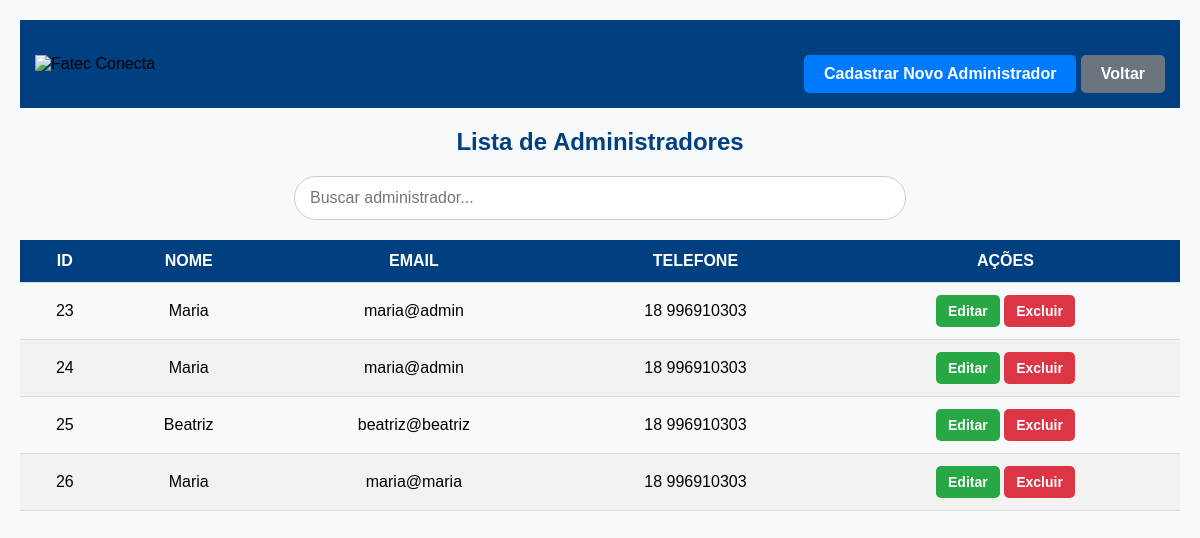
Screenshot of /menu_admin/admin_cadastrados.php with the database file from the repository.
### tables this page shows
CREATE TABLE `administradores` (
  `id_adm` int(11) NOT NULL,
  `nome_adm` varchar(100) NOT NULL,
  `email_adm` varchar(50) NOT NULL,
  `fone_adm` varchar(14) NOT NULL,
  `senha_adm` text NOT NULL,
  `senhaconf_adm` varchar(30) NOT NULL,
  `tipo_admin` varchar(30) NOT NULL
);

### menu_admin/admin_cadastrados.php (the view, shortened to what this page needs)
<?php
$servername = "localhost";
$username = "root";
$password = "";
$dbname = "fatecconecta";
$conn = new mysqli($servername, $username, $password, $dbname);
$sql = "SELECT id_adm, nome_adm, email_adm, fone_adm FROM administradores";
$result = $conn->query($sql);
?>
<!DOCTYPE html>
<html lang="pt-br">
<head>
    <link rel="stylesheet" href="../css/admincadastrados.css">
</head>
<body>
<header>
    <img src="./imagem/logo_branco.png" alt="Fatec Conecta">
<div class="actions">
    <a href="admin_cadastrar.php" class="btn btn-add">Cadastrar Novo Administrador</a>
    <a href="admin_itens.php" class="btn btn-back">Voltar</a>
</div>
</header>
<h2>Lista de Administradores</h2>
<div class="search-container">
    <input type="text" id="searchInput" class="search-input" placeholder="Buscar administrador..." onkeyup="buscarAdmin()">
</div>
<table id="adminTable">
    <thead>
        <tr>
            <th>ID</th>
            <th>Nome</th>
            <th>Email</th>
            <th>Telefone</th>
            <th>Ações</th>
        </tr>
    </thead>
    <tbody>
        <?php if ($result->num_rows > 0): ?>
            <?php while ($row = $result->fetch_assoc()): ?>
                <tr>
                    <td><?= htmlspecialchars($row['id_adm']); ?></td>
                    <td><?= htmlspecialchars($row['nome_adm']); ?></td>
                    <td><?= htmlspecialchars($row['email_adm']); ?></td>
                    <td><?= htmlspecialchars($row['fone_adm']); ?></td>
                    <td>
                        <a href="editar_admin.php?id=<?= $row['id_adm']; ?>" class="btn btn-edit">Editar</a>
                        <a href="excluir_admin.php?id=<?= $row['id_adm']; ?>" class="btn btn-delete" onclick="return confirm('Tem certeza que deseja excluir?');">Excluir</a>
                    </td>
                </tr>
            <?php endwhile; ?>
        <?php else: ?>
            <tr><td colspan="5">Nenhum administrador encontrado</td></tr>
        <?php endif; ?>
    </tbody>
</table>
</body>
</html>

### css/admincadastrados.css (style rules this page uses)
body { font-family: Arial, sans-serif; background-color: #f8f9fa; margin: 0; padding: 20px; }
header { background-color: #004080; padding: 15px; display: flex; align-items: center; justify-content: space-between; }
header img { width: 140px; }
h2 { text-align: center; font-size: 24px; font-weight: bold; color: #004080; margin: 20px 0; }
.search-container { display: flex; justify-content: center; align-items: center; margin-bottom: 20px; position: relative; }
.search-input { width: 50%; padding: 12px 15px; font-size: 16px; border: 1px solid #ccc; border-radius: 25px; outline: none; transition: border-color 0.3s, box-shadow 0.3s; }
table { width: 100%; border-collapse: collapse; }
th, td { padding: 12px; text-align: center; border-bottom: 1px solid #ddd; }
th { background: #004080; color: white; text-transform: uppercase; }
tr:nth-child(even) { background-color: #f2f2f2; }
a { text-decoration: none; font-weight: bold; }
.actions { text-align: center; margin-top: 20px; }
.btn { display: inline-block; padding: 10px 20px; font-size: 16px; font-weight: bold; color: white; border-radius: 5px; text-decoration: none; text-align: center; transition: background-color 0.3s ease; border: none; cursor: pointer; }
.btn-back { background-color: #6c757d; }
.btn-add { background-color: #007BFF; }
.btn-edit { background-color: #28a745; padding: 8px 12px; font-size: 14px; }
.btn-delete { background-color: #dc3545; padding: 8px 12px; font-size: 14px; }

### rows the page displays
administradores: id_adm "23", nome_adm "Maria", email_adm "maria@admin", fone_adm "18 996910303"
administradores: id_adm "24", nome_adm "Maria", email_adm "maria@admin", fone_adm "18 996910303"
administradores: id_adm "25", nome_adm "Beatriz", email_adm "beatriz@beatriz", fone_adm "18 996910303"
administradores: id_adm "26", nome_adm "Maria", email_adm "maria@maria", fone_adm "18 996910303"
